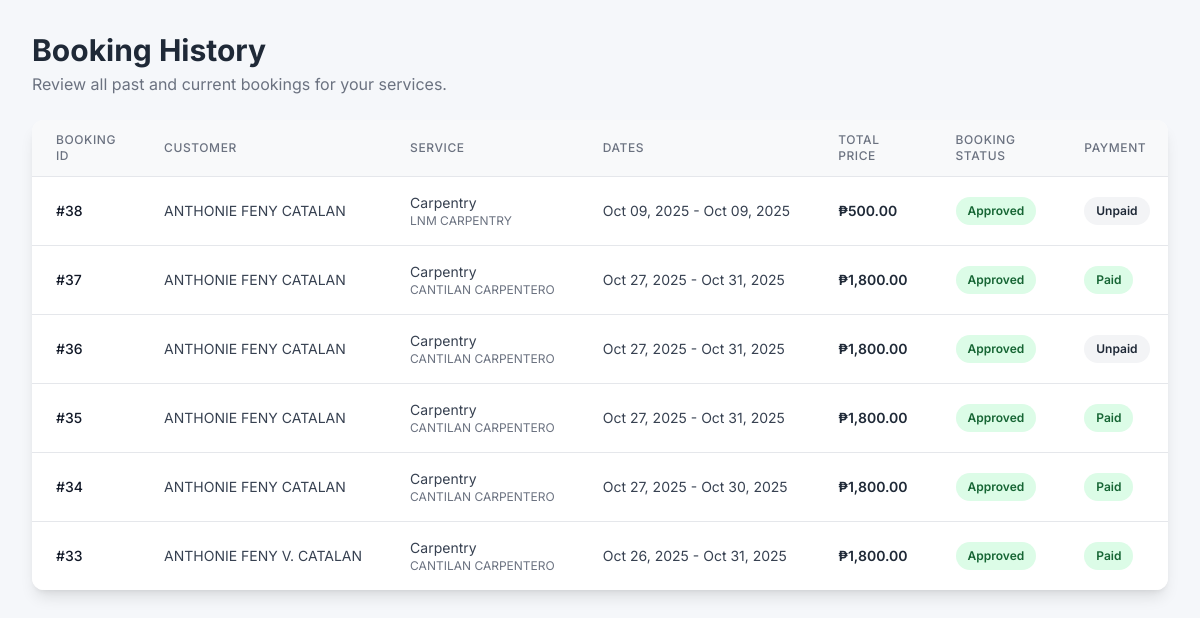
Page /content/view_booking_history.php (signed in) on the committed database.
### tables this page shows
CREATE TABLE `bookings` (
  `id` int(11) NOT NULL,
  `provider_id` int(11) NOT NULL,
  `service_id` int(11) NOT NULL,
  `customer_id` int(11) NOT NULL,
  `role` int(11) NOT NULL,
  `customer_name` varchar(255) NOT NULL,
  `customer_email` varchar(255) NOT NULL,
  `customer_phone` varchar(50) NOT NULL,
  `booking_date_from` date NOT NULL,
  `booking_date_to` date NOT NULL,
  `booking_time_from` time NOT NULL,
  `booking_time_to` time NOT NULL,
  `total_price` decimal(10,2) NOT NULL DEFAULT 0.00,
  `payment_id` varchar(255) DEFAULT NULL,
  `payment_link` text DEFAULT NULL,
  `booking_time` time NOT NULL,
  `booking_status` varchar(50) NOT NULL DEFAULT 'pending',
  `is_approve` tinyint(1) NOT NULL DEFAULT 0,
  `special_request` text DEFAULT NULL,
  `price` decimal(10,2) NOT NULL,
  `payment_status` varchar(20) NOT NULL DEFAULT 'unpaid',
  `paymongo_checkout_id` varchar(100) DEFAULT NULL,
  `paymongo_payment_intent_id` varchar(100) DEFAULT NULL,
  `created_at` timestamp NOT NULL DEFAULT current_timestamp()
);

CREATE TABLE `service_providers` (
  `id` int(11) NOT NULL,
  `user_id` int(11) NOT NULL,
  `company_name` varchar(255) NOT NULL,
  `company_address` text NOT NULL,
  `company_email` varchar(255) NOT NULL,
  `contact_number` varchar(50) NOT NULL,
  `service_name` varchar(255) NOT NULL,
  `description` text DEFAULT NULL,
  `registration_date` timestamp NOT NULL DEFAULT current_timestamp(),
  `service_id` int(11) DEFAULT NULL,
  `service_description` text DEFAULT NULL,
  `price` decimal(10,2) NOT NULL,
  `legal_documents` text DEFAULT NULL,
  `available_date` date NOT NULL DEFAULT '2025-01-01',
  `available_time` time NOT NULL DEFAULT '00:00:00',
  `is_approved` int(11) NOT NULL,
  `available_date_from` date DEFAULT NULL,
  `available_date_to` date DEFAULT NULL,
  `available_time_from` time DEFAULT NULL,
  `available_time_to` time DEFAULT NULL,
  `is_available` tinyint(1) NOT NULL DEFAULT 1
);

### content/view_booking_history.php (the view, shortened to what this page needs)
<?php
include '../db.php';
$user_id = $_SESSION['user_id'];
$bookings = [];
$sql = "SELECT b.id, b.provider_id, b.customer_name, b.booking_date_from, b.booking_date_to,
               b.total_price, b.booking_status, b.payment_status,
               sp.service_name, sp.company_name
        FROM bookings b
        INNER JOIN service_providers sp ON b.provider_id = sp.id
        WHERE sp.user_id = ?
        ORDER BY b.created_at DESC";
if ($stmt = $conn->prepare($sql)) {
    $stmt->bind_param("i", $user_id);
    $stmt->execute();
    $result = $stmt->get_result();
    if ($result) {
        $bookings = $result->fetch_all(MYSQLI_ASSOC);
    } else {
        echo "Error fetching bookings: " . $conn->error;
    }
} else {
    echo "Error preparing statement: " . $conn->error;
}
function getStatusClass($status) {
    switch (strtolower($status)) {
        case 'approved':
        case 'paid':
            return 'bg-green-100 text-green-800';
        case 'unpaid':
            return 'bg-gray-100 text-gray-800';
    }
}
?>
<!DOCTYPE html>
<html lang="en">
<head>
    <script src="https://cdn.tailwindcss.com"></script>
    <link rel="stylesheet" href="https://cdnjs.cloudflare.com/ajax/libs/font-awesome/6.4.0/css/all.min.css">
</head>
<body class="p-4 md:p-8">
    <div class="max-w-7xl mx-auto">
        <div class="mb-6">
            <h1 class="text-3xl font-bold text-gray-800">Booking History</h1>
            <p class="text-gray-500 mt-1">Review all past and current bookings for your services.</p>
        </div>
        <div class="bg-white shadow-lg rounded-xl overflow-hidden">
            <div class="overflow-x-auto">
                <table class="min-w-full divide-y divide-gray-200">
                    <thead class="bg-gray-50">
                        <tr>
                            <th scope="col" class="px-6 py-3 text-left text-xs font-medium text-gray-500 uppercase tracking-wider">Booking ID</th>
                            <th scope="col" class="px-6 py-3 text-left text-xs font-medium text-gray-500 uppercase tracking-wider">Customer</th>
                            <th scope="col" class="px-6 py-3 text-left text-xs font-medium text-gray-500 uppercase tracking-wider">Service</th>
                            <th scope="col" class="px-6 py-3 text-left text-xs font-medium text-gray-500 uppercase tracking-wider">Dates</th>
                            <th scope="col" class="px-6 py-3 text-left text-xs font-medium text-gray-500 uppercase tracking-wider">Total Price</th>
                            <th scope="col" class="px-6 py-3 text-left text-xs font-medium text-gray-500 uppercase tracking-wider">Booking Status</th>
                            <th scope="col" class="px-6 py-3 text-left text-xs font-medium text-gray-500 uppercase tracking-wider">Payment</th>
                        </tr>
                    </thead>
                    <tbody class="bg-white divide-y divide-gray-200">
                        <?php if (empty($bookings)): ?>
                            <tr>
                                <td colspan="8" class="px-6 py-12 text-center text-gray-500">
                                    <i class="fas fa-calendar-times text-4xl text-gray-400 mb-3"></i>
                                    <p class="text-lg font-medium">No bookings found</p>
                                    <p class="text-sm">You do not have any booking history at this time.</p>
                                </td>
                            </tr>
                        <?php else: ?>
                            <?php foreach ($bookings as $booking): ?>
                                <tr class="hover:bg-gray-50 transition-colors">
                                    <td class="px-6 py-4 whitespace-nowrap text-sm font-medium text-gray-900">
                                        #<?php echo htmlspecialchars($booking['id']); ?>
                                    </td>
                                    <td class="px-6 py-4 whitespace-nowrap text-sm text-gray-700">
                                        <?php echo htmlspecialchars($booking['customer_name']); ?>
                                    </td>
                                    <td class="px-6 py-4 whitespace-nowrap text-sm text-gray-700">
                                        <?php echo htmlspecialchars($booking['service_name']); ?>
                                        <div class="text-xs text-gray-500"><?php echo htmlspecialchars($booking['company_name']); ?></div>
                                    </td>
                                    <td class="px-6 py-4 whitespace-nowrap text-sm text-gray-700">
                                        <?php echo htmlspecialchars(date("M d, Y", strtotime($booking['booking_date_from']))); ?> -
                                        <?php echo htmlspecialchars(date("M d, Y", strtotime($booking['booking_date_to']))); ?>
                                    </td>
                                    <td class="px-6 py-4 whitespace-nowrap text-sm font-semibold text-gray-800">
                                        ₱<?php echo htmlspecialchars(number_format($booking['total_price'], 2)); ?>
                                    </td>
                                    <td class="px-6 py-4 whitespace-nowrap">
                                        <span class="px-3 py-1 inline-flex text-xs leading-5 font-semibold rounded-full <?php echo getStatusClass($booking['booking_status']); ?>">
                                            <?php echo htmlspecialchars(ucfirst($booking['booking_status'])); ?>
                                        </span>
                                    </td>
                                    <td class="px-6 py-4 whitespace-nowrap">
                                        <span class="px-3 py-1 inline-flex text-xs leading-5 font-semibold rounded-full <?php echo getStatusClass($booking['payment_status']); ?>">
                                            <?php echo htmlspecialchars(ucfirst($booking['payment_status'])); ?>
                                        </span>
                                    </td>
                                </tr>
                            <?php endforeach; ?>
                        <?php endif; ?>
                    </tbody>
                </table>
            </div>
        </div>
    </div>
</body>
</html>

### content/view_booking_history.php (style rules this page uses)
body { font-family: 'Inter', sans-serif; background-color: #f5f7fa; }
th { background-color: #f8f9fa; }

### rows in the picture
bookings: id "38", customer_name "ANTHONIE FENY CATALAN", provider.service_name "Carpentry", provider.company_name "LNM CARPENTRY", booking_date_from "Oct 09, 2025", booking_date_to "Oct 09, 2025", total_price "500.00", booking_status "Approved", payment_status "Unpaid"
bookings: id "37", customer_name "ANTHONIE FENY CATALAN", provider.service_name "Carpentry", provider.company_name "CANTILAN CARPENTERO", booking_date_from "Oct 27, 2025", booking_date_to "Oct 31, 2025", total_price "1,800.00", booking_status "Approved", payment_status "Paid"
bookings: id "36", customer_name "ANTHONIE FENY CATALAN", provider.service_name "Carpentry", provider.company_name "CANTILAN CARPENTERO", booking_date_from "Oct 27, 2025", booking_date_to "Oct 31, 2025", total_price "1,800.00", booking_status "Approved", payment_status "Unpaid"
bookings: id "35", customer_name "ANTHONIE FENY CATALAN", provider.service_name "Carpentry", provider.company_name "CANTILAN CARPENTERO", booking_date_from "Oct 27, 2025", booking_date_to "Oct 31, 2025", total_price "1,800.00", booking_status "Approved", payment_status "Paid"
bookings: id "34", customer_name "ANTHONIE FENY CATALAN", provider.service_name "Carpentry", provider.company_name "CANTILAN CARPENTERO", booking_date_from "Oct 27, 2025", booking_date_to "Oct 30, 2025", total_price "1,800.00", booking_status "Approved", payment_status "Paid"
bookings: id "33", customer_name "ANTHONIE FENY V. CATALAN", provider.service_name "Carpentry", provider.company_name "CANTILAN CARPENTERO", booking_date_from "Oct 26, 2025", booking_date_to "Oct 31, 2025", total_price "1,800.00", booking_status "Approved", payment_status "Paid"
